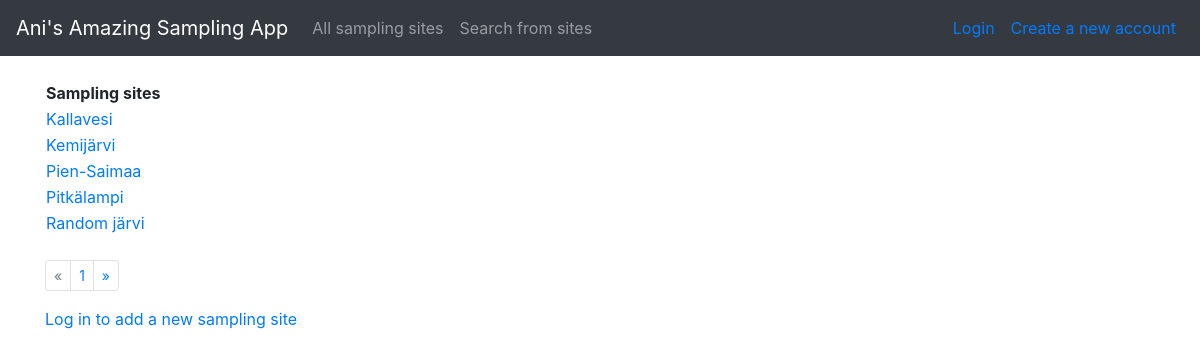
The page /sites on the database as committed earlier.
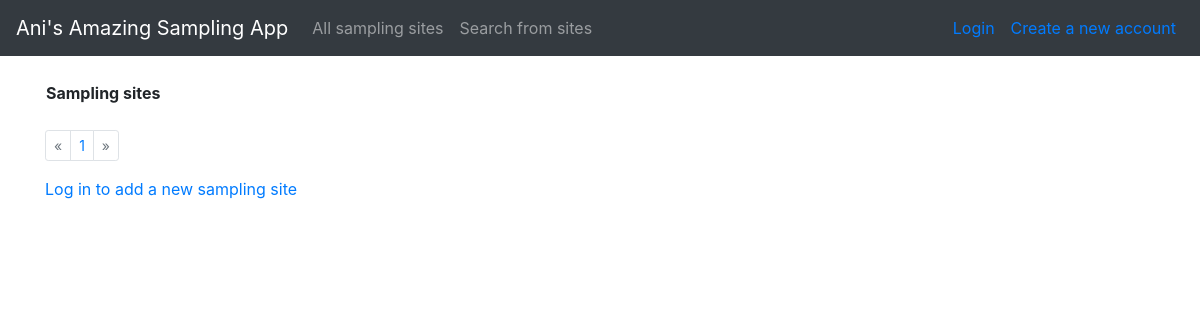
The same page on the database as committed later.
### application/sites/models.py (models this page shows, shortened)
class Site(Base):
    __tablename__="site"
    name = db.Column(db.String(144), nullable=False, index=True)
    samples = db.relationship("Sample", backref="site", lazy=True, cascade="all, delete-orphan", single_parent=True)

### application/sites/views.py (the view)
@app.route("/sites", methods=["GET"])
def sites_index():
    page = request.args.get('page', 1, type=int)
    per_page = 5
    sites = Site.query.order_by(Site.name).paginate(page, per_page, error_out = False)
    next_url = url_for('sites_index', page=sites.next_num) \
        if sites.has_next else None
    prev_url = url_for('sites_index', page=sites.prev_num) \
        if sites.has_prev else None
    return render_template("sites/list.html", sites = sites.items,
                          next_url=next_url, prev_url=prev_url, page = page)

### application/templates/sites/list.html
{% extends "layout.html" %}
{% block body %}
<table>
  <tr>
    <th>Sampling sites</th>
  </tr>
  {% for site in sites %}
  <tr>
    <td><a href="{{ url_for('sites_show_one_site', site_id=site.id) }}">{{ site.name }}</a></td>
  </tr>
  {% endfor %}
</table>
<br>
<nav aria-label="Search results page">
  <ul class="pagination pagination-sm">
    {% if prev_url != None %}
    <li class="page-item">
      <a class="page-link" href="{{ prev_url }}" aria-label="Previous">
        <span aria-hidden="true">&laquo;</span>
      </a>
    </li>
    {% else %}
    <li class="page-item disabled">
      <a class="page-link" href="{{ prev_url }}" aria-label="Previous">
        <span aria-hidden="true">&laquo;</span>
      </a>
    </li>
    {% endif %}
    <li class="page-item"><a class="page-link" href="{{ url_for('sites_index', page=page) }}"> {{ page }}</a></li>
    {% if next_url != None %}
    <li class="page-item">
      <a class="page-link" href="{{ next_url }}" aria-label="Next">
        <span aria-hidden="true">&raquo;</span>
      </a>
    </li>
    {% else %}
    <li class="page-item disabled">
      <a class="page-link" href="{{ next_url }}" aria-label="Next">
        <span aria-hidden="true">&raquo;</span>
      </a>
    </li>
    {% endif %}
  </ul>
</nav>
{% if current_user.is_authenticated %}
<p>
  <a href="{{ url_for('sites_form') }}">Add a new sampling site</a>
</p>
{% else %}
<p>
  <a href="{{ url_for('auth_login') }}">Log in to add a new sampling site</a>
</p>
{% endif %}
{% endblock %}

Rows that differ between the two databases and show on the page:
removed Site: name "Kallavesi"
removed Site: name "Kemijärvi"
removed Site: name "Pien-Saimaa"
removed Site: name "Pitkälampi"
removed Site: name "Random järvi"
